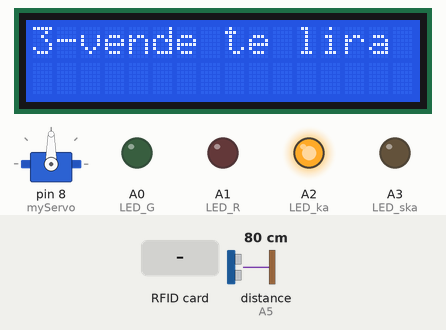
Simulated run of this sketch. Board: Arduino Uno, built with avr-gcc and run on an emulated ATmega328P. Parts: 16×2 character LCD, servo, output pins drawn as LEDs (lit = HIGH). The inputs (shaded band) are chosen by the test bench; at power-on: distance to the obstacle (sensor on A5) 80 cm. The echo pulse lasts 58.3 µs per cm; pins used as bus, display or sensor lines are not drawn.

Above: at 1.3 s.
1.4 s: RFID card 29 36 DE A2 held to the reader
At 2.9 s:
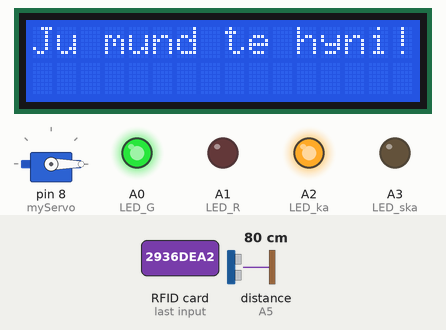
At 3.9 s:
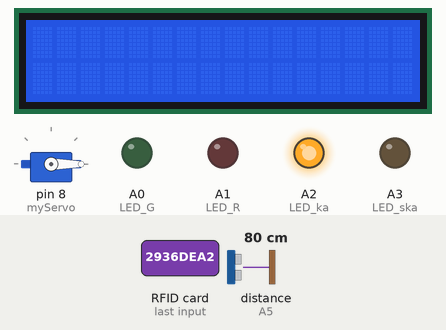
9.6 s: RFID card 5E 7A 19 C4 held to the reader
At 12.7 s:
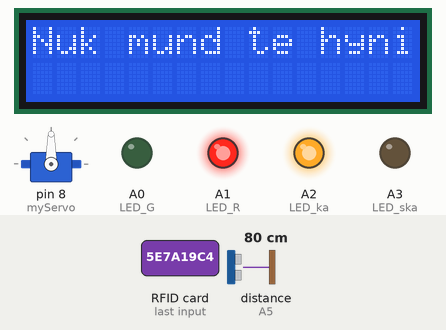
Timing chart, 0 to 14.7 s (numbered marks = the images above; inputs shaded):
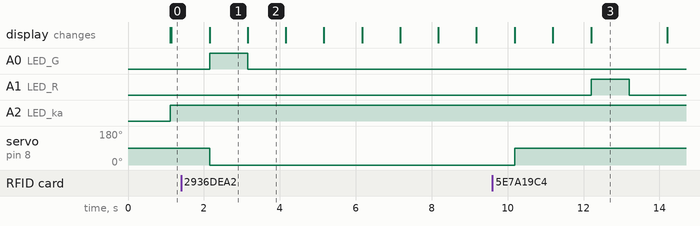

The sketch:

Kodi.ino
```cpp
int sound = 250;
int n=0;
int i;
int counter=0;
long duration, distance;
//pershifrja e librarive
#include <SPI.h>
#include <MFRC522.h>
#include <Servo.h>
#include <LiquidCrystal.h>
//definimi i pinave
#define trigPin A4
#define echoPin A5
#define SS_PIN 10
#define RST_PIN 9
#define LED_G A0
#define LED_R A1
#define LED_ska A3
#define LED_ka A2
//definimi i pinave per LCD
LiquidCrystal lcd(2, 3, 7, 6, 5, 4);
MFRC522 mfrc522(SS_PIN, RST_PIN);   // Create MFRC522 instance.
//definimi i emrit te servo-motorit
Servo myServo;
//loopi i cili lexohet vetem nje here
void setup()
{
lcd.begin(16, 2);
Serial.begin (9600);
pinMode(trigPin, OUTPUT);
pinMode(echoPin, INPUT);
myServo.attach(8);
Serial.begin(9600);   // Initiate a serial communication
SPI.begin();      // Initiate  SPI bus
mfrc522.PCD_Init();   // Initiate MFRC522
//definimi i pinit per servo-motorit
myServo.attach(8);
//pozita fillesatare e servo-motorit
myServo.write(90); //servo start position
//definimi i ledave si gjendje e daljes
pinMode(LED_G, OUTPUT);
pinMode(LED_R, OUTPUT);
pinMode(LED_ska, OUTPUT);
pinMode(LED_ka, OUTPUT);
}
//loopi i cili perseritet gjithmone
void loop()
{

   int a=3-n;
   //teksti qe del ne LCD
   lcd.print(a);
   lcd.print("-vende te lira");
   delay(1000);
   lcd.clear();
   //ndryshimet e LEDave ne baze vendeve te lira
   if(n<3)
  {
      digitalWrite(LED_ska, LOW);
      digitalWrite(LED_ka, HIGH);
  }
  else if (n>=3)
  {
      digitalWrite(LED_ka, LOW);
      digitalWrite(LED_ska, HIGH);
  }
 // shikon a ka kartela te reja
  if ( ! mfrc522.PICC_IsNewCardPresent())
  {
    return;
  }
  // selekton njeren nga kartelat
  if ( ! mfrc522.PICC_ReadCardSerial())
  {
    return;
  }
  String content= "";
  byte letter;
  for (byte i = 0; i < mfrc522.uid.size; i++)
  {
     content.concat(String(mfrc522.uid.uidByte[i] < 0x10 ? " 0" : " "));
     content.concat(String(mfrc522.uid.uidByte[i], HEX));
  }
  content.toUpperCase();
  //pyet se a ka kartela qasje ne parking si dhe a ka vend
  if (content.substring(1) == "29 36 DE A2"&(n<3))
  {
    lcd.print("Ju mund te hyni! ");
    myServo.write(0);
    digitalWrite(LED_G, HIGH);
    delay(1000);
    digitalWrite(LED_G, LOW);
    lcd.clear();
    delay(1000);
    //mbyllja e laures pas 5 sekondave
    lcd.print("Mbyllja e laures pas: ");
    delay(1000);
    lcd.clear();
     lcd.print(" 5 sekondi");
    delay(1000);
    lcd.clear();
     lcd.print(" 4 sekondi");
    delay(1000);
    lcd.clear();
    lcd.print(" 3 sekondash");
    delay(1000);
    lcd.clear();
    lcd.print(" 2 sekondash");
    delay(1000);
    lcd.clear();
    lcd.print(" 1 sekondi");
    delay(1000);
    lcd.clear();
    checkDistance();
    if (distance < 5)
   {
    n=n+1;
    //kjo pjese e kodit perdoret qe nese vetura gjendet ne pozite te njejte me lauren, laura mos te bie
  while(true){
  checkDistance();
     if (distance < 5)
  {
   myServo.write(0);
   counter = 0;
  }
  else {
      if(counter==5)
     {
      myServo.write(90);
      counter = 0;
      break;
      }
      delay(1000);
      counter = counter+1;
      }
      }}
 else{
     myServo.write(90);
      lcd.print("Laura u mbylle");
      delay(1000);
      lcd.clear();
  }}
  else   {
    lcd.print("Nuk mund te hyni! ");
    digitalWrite(LED_R, HIGH);
    delay(1000);
    digitalWrite(LED_R, LOW);
    delay(1000);
    lcd.clear();
   }
}
//funksioni per matjen e distances me sensorin ultrasonik
 void checkDistance()
{
  digitalWrite(trigPin, LOW);
  delayMicroseconds(5);
  digitalWrite(trigPin, HIGH);
  delayMicroseconds(10);
  digitalWrite(trigPin, LOW);
  duration = pulseIn(echoPin, HIGH);
  distance = duration*0.034/2;
}
```

Measured:
- after the input at 1.4 s, A0 (LED_G): LOW → HIGH after 0.75 s, → LOW 1.0 s later; servo on pin 8 (myServo): 90° → 0° after 0.75 s; the display: changes after 0.75 s (image 1)
- after the input at 9.6 s, A1 (LED_R): LOW → HIGH after 2.6 s, → LOW 1.0 s later; the display: first differs from a run without the input after 2.6 s (image 3)
- what the display in image 1 shows lasts 1.0 s, from 2.2 s to 3.2 s
